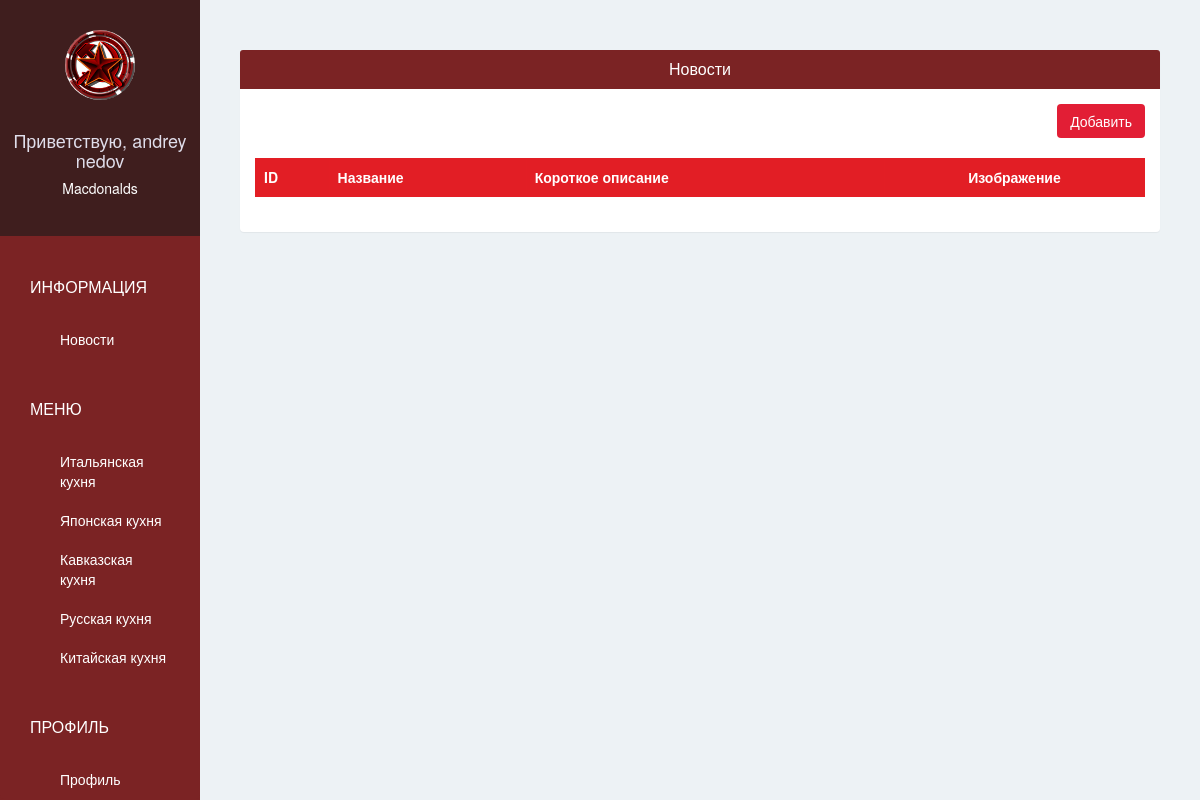
The page /pizzashop/news/ (signed in) on the database as committed earlier.
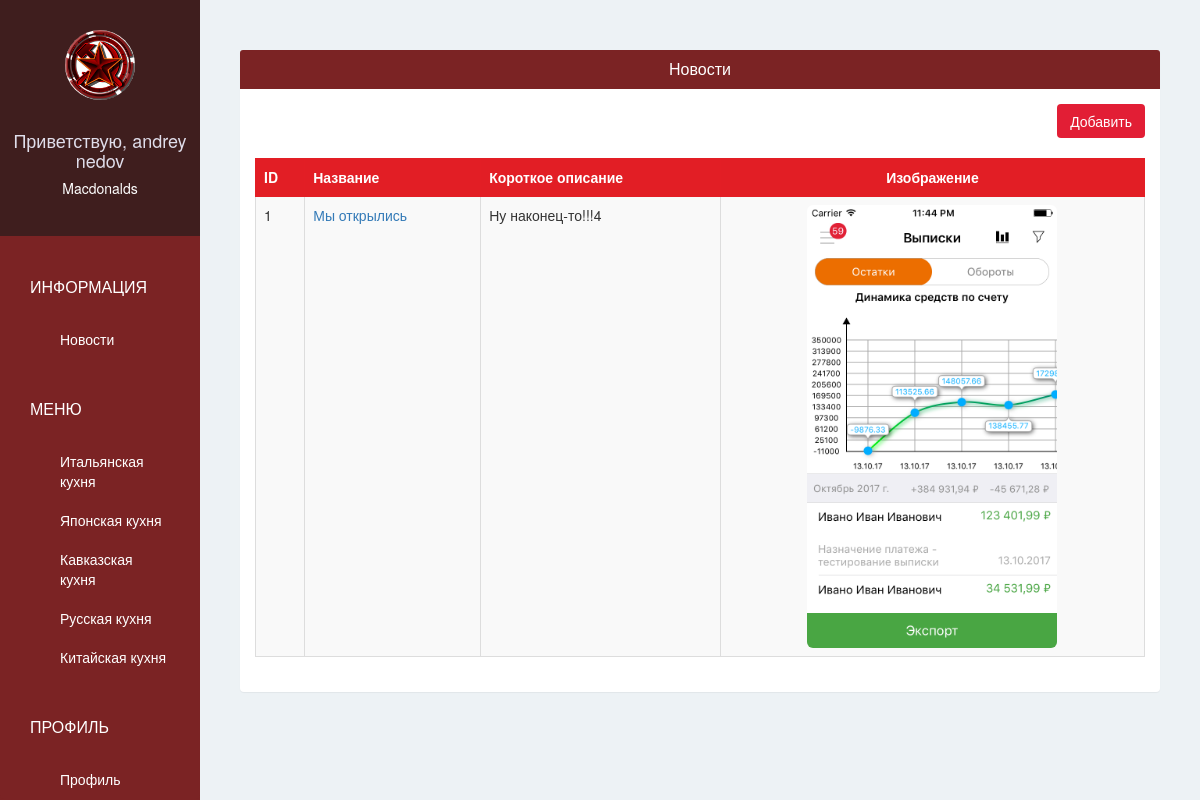
The same page on the database as committed later.
### pizzashopapp/models.py (models this page shows, shortened)
class News(models.Model):
    pizzashop = models.ForeignKey(PizzaShop)
    name = models.CharField(max_length=30)
    short_description = models.CharField(max_length=10000)
    image = models.ImageField(upload_to=news_upload_path, blank=False)

### pizzashopapp/views.py (the view)
# urls.py: url(r'^pizzashop/news/$', views.pizzashop_news, name='pizzashop-news'),
@login_required(login_url='/pizzashop/sign-in/')
def pizzashop_news(request):
    newses = News.objects.filter(pizzashop = request.user.pizzashop).order_by("-id")
    return render(request, 'pizzashop/news.html', {
        'newses':newses,
    })

### pizzashopapp/templates/pizzashop/news.html
{% extends 'pizzashop/base.html' %}
{% block page %}
<div class="panel">
  <div class="panel-heading bg-ruby">
    <h4 class="panel-title text-center text-white">
      Новости
    </h4>
  </div>
  <div class="panel-body">
    <div class="text-right">
      <a href="{% url 'pizzashop-add-news' %}"class="btn btn-red">Добавить</a>
      <br/>
      <br/>
    </div>
    <table class="table table-bordered table-hover table-striped">
      <thead>
        <tr class="bg-red text-white">
          <th>ID</th>
          <th>Название</th>
          <th>Короткое описание</th>
          <th class="text-center">Изображение</th>
        </tr>
      </thead>
      <tbody>
        {% for news in newses %}
          <tr>
            <td scope="row">{{ news.id }}</td>
            <td><a href="{% url 'pizzashop-edit-news' news.id %}">{{ news.name }}</a></td>
            <td>{{ news.short_description }}</td>
            <td class="text-center"><img class="img-rounded" src="{{ MEDIA_URL }}{{ news.image }}" width = "250"></td>
          </tr>
        {% endfor %}
      </tbody>
    </table>
  </div>
</div>
{% endblock %}

Rows that differ between the two databases and show on the page:
added News: id "1", name "Мы открылись", short_description "Ну наконец-то!!!4", image (picture)
